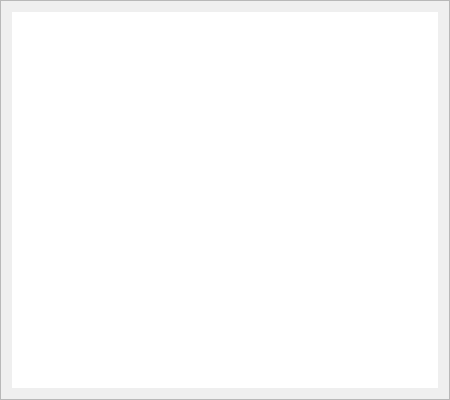
<?xml version="1.0" encoding="UTF-8"?>
<ui version="4.0">
 <class>DevicesFrame</class>
 <widget class="QFrame" name="DevicesFrame">
  <property name="geometry">
   <rect>
    <x>0</x>
    <y>0</y>
    <width>450</width>
    <height>400</height>
   </rect>
  </property>
  <property name="windowTitle">
   <string>Frame</string>
  </property>
  <property name="frameShape">
   <enum>QFrame::StyledPanel</enum>
  </property>
  <property name="frameShadow">
   <enum>QFrame::Raised</enum>
  </property>
  <layout class="QGridLayout" name="gridLayout">
   <item row="0" column="0">
    <widget class="QListWidget" name="devices">
     <property name="cursor" stdset="0">
      <cursorShape>PointingHandCursor</cursorShape>
     </property>
     <property name="autoFillBackground">
      <bool>false</bool>
     </property>
     <property name="styleSheet">
      <string notr="true">QListWidget::item:hover{
	background-color: #42b898
}
QListWidget::item:selected{
	background-color: #2eb18d
}</string>
     </property>
     <property name="frameShape">
      <enum>QFrame::NoFrame</enum>
     </property>
     <property name="frameShadow">
      <enum>QFrame::Raised</enum>
     </property>
    </widget>
   </item>
  </layout>
 </widget>
 <resources/>
 <connections/>
</ui>
